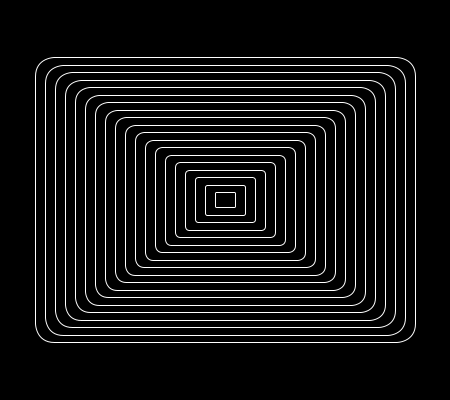
Frame 1 (no input)
Frame 2 (the mouse pressed at the canvas centre, redrawn once): identical to frame 1, image omitted

The Processing sketch that drew this single still picture (run headless with seeded random() and noise(); the mouse was pressed at the canvas centre and the sketch redrawn once):

// Processing sketch: processing_month_day_015
// ── processing_month_day_015.pde
void setup()
{
    size(450, 400);
    rectMode(CENTER);
    
    noLoop();
}

void draw()
{
    background(0);
    translate(width/2, height/2);
    smooth();
    noFill();
    stroke(255);

    for (int i = 1; i < 20; i++) {
        roundedRect( i * 20, i * 15, i ); 
    }
}


void roundedRect(float w, float h, float r)
{
    beginShape();
    vertex(  w/2 - r, -h/2 );
    bezierVertex( w/2 - r , -h/2, w/2, -h/2, w/2 , -h/2 + r);
    vertex(  w/2 , h/2 - r );
    bezierVertex( w/2, h/2 , w/2 - r , h/2 , w/2 - r, h/2);
    vertex( -w/2 + r,  h/2 );
    bezierVertex( - w/2, h/2, -w/2, h/2 - r, -w/2 , h/2 - r );
    vertex( -w/2 , -h/2 + r );
    bezierVertex( -w/2, -h/2, -w/2 + r, -h/2, -w/2 + r, -h/2 );
    endShape(CLOSE);
}
